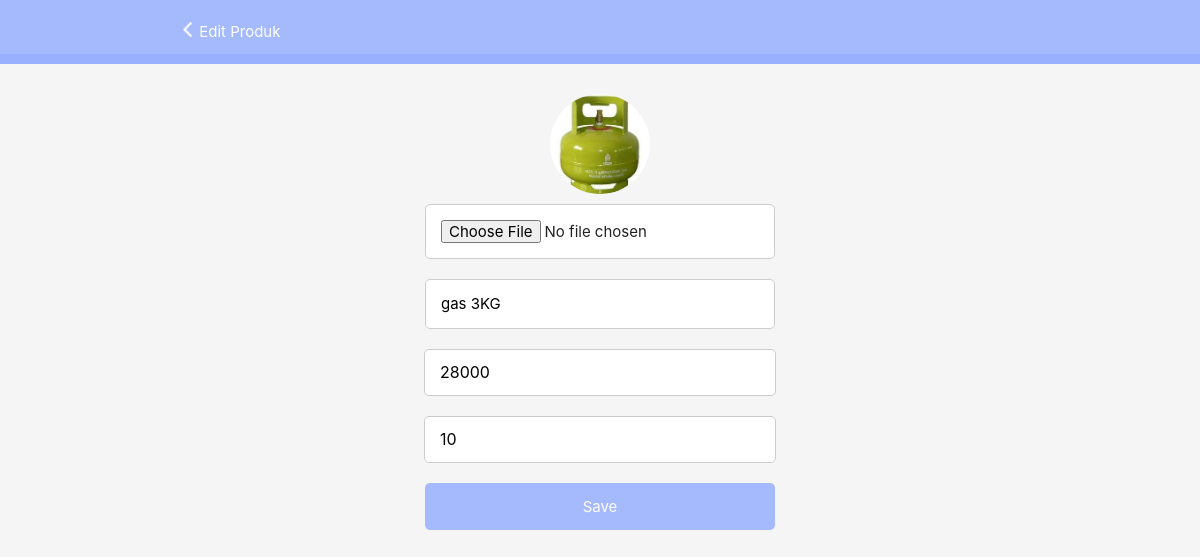
The page /toko/toko/edit.php?id=1 on the database its author committed.
### tables this page shows
CREATE TABLE `produk` (
  `id_produk` int(11) NOT NULL,
  `id_toko` int(11) NOT NULL,
  `tanggal_produk` timestamp NOT NULL DEFAULT current_timestamp(),
  `nama_produk` varchar(50) NOT NULL,
  `harga_produk` int(11) NOT NULL,
  `foto_produk` varchar(100) NOT NULL,
  `stok_produk` int(11) NOT NULL
);

### toko/toko/edit.php (the view, shortened to what this page needs)
<html lang="en">
<head>
	<link type="text/css" href="assets/css/materialize.min.css" rel="stylesheet">
	<link type="text/css" href="assets/css/styles.css" rel="stylesheet">
	<link type="text/css" href="assets/css/pwafirecard.css" rel="stylesheet">
</head>
<body class="grey lighten-4">
	<nav class="z-depth-0">
		<div class="nav-wrapper container">
			<span><a href="index.php?t=produk"><img style="height:15px" src="assets/img/icon/back.png"
						alt="recipe thumb"></a></span>
			<span align="center">Edit Produk</span>
		</div>
	</nav>
    <?php
        $id = $_GET['id'];
						require "config/koneksi.php";
  							$db = mysqli_query($koneksi,"SELECT * FROM produk where id_produk=$id");
							$data = mysqli_fetch_assoc($db);
					?>
	<div class="parent-pwafire">
		<div class="profil">
			<?php if ($data["foto_produk"]!=null) {?>
			<img style="border-radius:50%; width:100px; height:100px;margin: 30px 0px 0px 0px;"
				src="assets/img/produk/<?php echo $data['foto_produk']; ?>" alt="recipe thumb">
			<?php }else{ ?>
			<img style="border-radius:50%; width:100px; height:100px;margin: 30px 0px 0px 0px;" src="assets/img/icon/shop1.png"
				alt="recipe thumb"> <?php } ?>
		</div>
	</div>
	<div class="main-div" align="center">
		<form action="index.php?t=produk_update" method="post" enctype="multipart/form-data">
			<input name="gambar" value="<?php echo $data['gambar']?>" type="file" class="validate">
			<input name="nama" value="<?php echo $data['nama_produk']?>" type="text" class="validate" >
			<input name="harga" value="<?php echo $data['harga_produk']?>" type="number" class="validate" >
			<input name="stok" value="<?php echo $data['stok_produk']?>" type="number" class="validate">
			<button>Save</button>
		</form>
	</div>
</body>
</html>

### toko/assets/css/styles.css (style rules this page uses)
:root { --primary: #98b0ffd9; --secondary: #98b0ff; --title: #1a4bea; }
nav { background: var(--primary); border-bottom: 10px solid var(--secondary); }
nav a { text-transform: uppercase; color: var(--title); }
.main-div { margin: 0px auto; margin-top: 10px; padding: 0px; }
.main-div input { display: block; border: 1px solid #ccc; border-radius: 5px; background: #fff; padding: 15px; outline: none; width: 350px; margin-bottom: 20px; }
.main-div input:not([type]), input[type=datetime-local]:not(.browser-default), input[type=tel]:not(.browser-default), input[type=number]:not(.browser-default), input[type=search]:not(.browser-default), textarea.materialize-textarea { display: block; border: 1px solid #ccc; border-radius: 5px; background: #fff; padding: 15px; outline: none; width: 320px; height: 15px; margin-bottom: 20px; }
.main-div button { background: var(--primary); color: #fff; border: 0px; border-radius: 5px; padding: 15px; display: block; width: 350px; }

### toko/assets/css/pwafirecard.css (style rules this page uses)
.parent-pwafire { display: flex; justify-content: center; align-items: center; align-self: center; }
.profil img { width: 200px; height: 200px; max-width: 250px; max-height: 250px; margin: 30px 0px 0px 55px; }

### rows shown on the page
produk: foto_produk (picture), nama "gas 3KG", harga "28000", stok "10"
